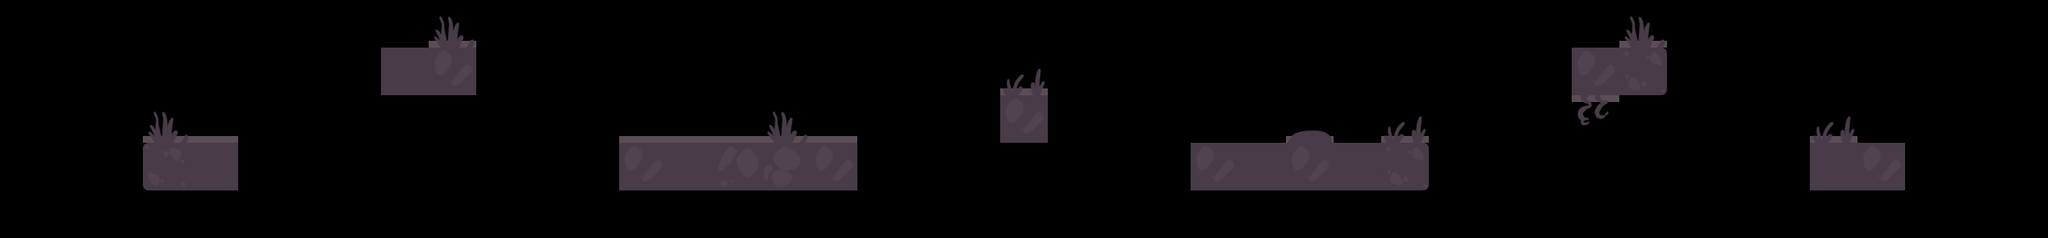

Below is a game level as drawn by its tile map, then a one-line description and the .tmx file that defines it, in full:
An orthogonal 43x5 tile map with 70x70 px tiles, 1 tile layer (Capa de Patrones 1) and 9 objects.

<map version="1.0" tiledversion="1.1.4" orientation="orthogonal" renderorder="right-down" width="43" height="5" tilewidth="70" tileheight="70" infinite="0" nextobjectid="13">
 <tileset firstgid="1" source="../../tiles_fv.tsx" />
 <layer name="Capa de Patrones 1" width="43" height="5">
  <data encoding="csv">
0,0,0,0,0,0,0,0,0,1,0,0,0,0,0,0,0,0,0,0,0,0,0,0,0,0,0,0,0,0,0,0,0,0,1,0,0,0,0,0,0,0,0,
0,0,0,0,0,0,0,0,26,27,0,0,0,0,0,0,0,0,0,0,0,2,0,0,0,0,0,0,0,0,0,0,0,27,32,0,0,0,0,0,0,0,0,
0,0,0,1,8,0,0,0,0,0,0,0,0,8,8,8,1,8,0,0,0,27,0,0,0,0,0,4,0,2,0,0,0,6,0,0,0,0,2,0,0,0,0,
0,0,0,25,26,0,0,0,0,0,0,0,0,27,26,29,28,27,0,0,0,0,0,0,0,27,26,27,26,32,0,0,0,0,0,0,0,0,26,27,0,0,0,
0,0,0,0,0,0,0,0,0,0,0,0,0,0,0,0,0,0,0,0,0,0,0,0,0,0,0,0,0,0,0,0,0,0,0,0,0,0,0,0,0,0,0
</data>
 </layer>
 <objectgroup name="colision">
  <object id="2" x="210" y="210">
   <polyline points="0,0 140,0 140,70 0,70 0,0" />
  </object>
  <object id="4" x="560" y="70">
   <polyline points="0,0 140,0 140,70 0,70 0,0" />
  </object>
  <object id="5" x="910" y="210">
   <polyline points="0,0 350,0 350,70 0,70 0,0" />
  </object>
  <object id="6" x="1470" y="140">
   <polyline points="0,0 70,0 70,70 0,70 0,0" />
  </object>
  <object id="8" x="1750" y="210">
   <polyline points="0,0 350,0 350,70 0,70 0,0" />
  </object>
  <object id="9" x="2310" y="70">
   <polyline points="0,0 140,0 140,70 0,70 0,0" />
  </object>
  <object id="10" x="2660" y="210">
   <polyline points="0,0 140,0 140,70 0,70 0,0" />
  </object>
 </objectgroup>
 <objectgroup color="#0000ff" name="checkpoint">
  <object id="11" x="1050" y="0" width="70" height="70" />
  <object id="12" x="1890" y="0" width="70" height="70" />
 </objectgroup>
</map>